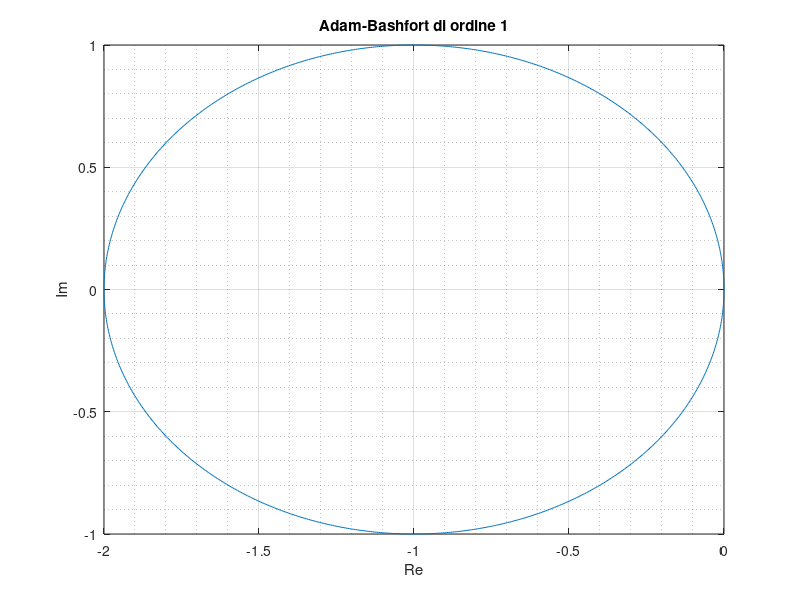
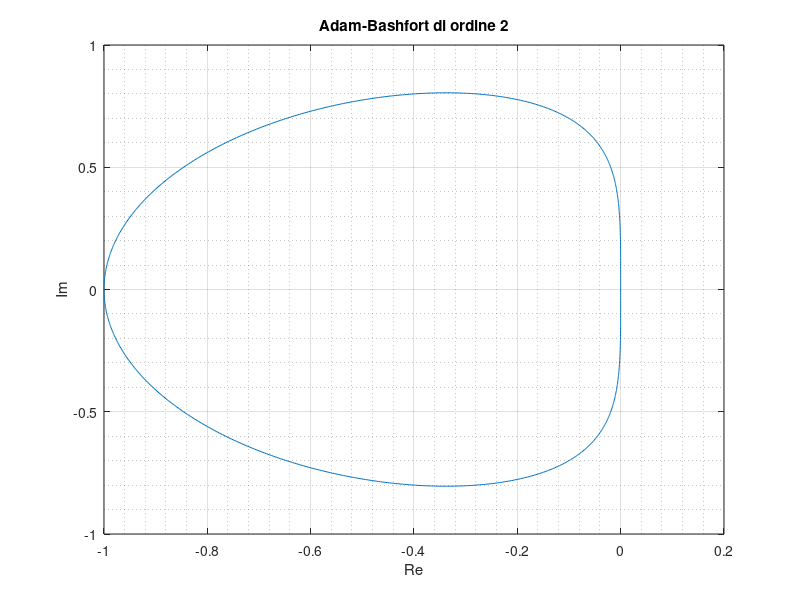
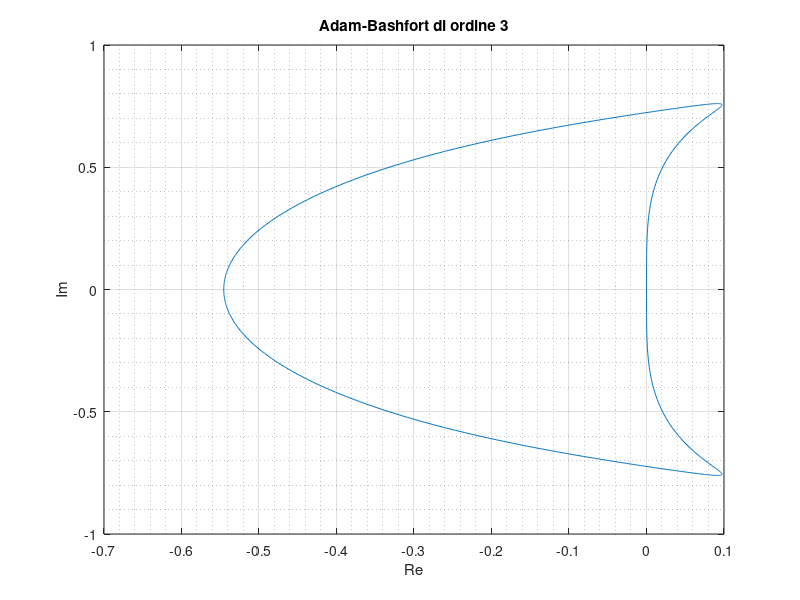

The MATLAB script that drew these images, in order:
clear
close all

%% Adam-Bashford ordine 1

% ro(x) = x - 1;
% sigma(x) = 1;

f = @(Z) Z-1;

theta = linspace(0, 2*pi, 1000);
Z = exp(1).^(1i*theta);
F = f(Z);

figure(1)
plot(F)
grid on
grid minor
title('Adam-Bashfort di ordine 1')
xlabel('Re')
ylabel('Im')

%% Adam-Bashford ordine 2

% ro(x) = x^2 - x;
% sigma(x) = 3/2 x - 1/2;

f = @(Z) (Z.^2-Z)./(3/2*Z-1/2);

theta = linspace(0, 2*pi, 1000);
Z = exp(1).^(1i*theta);
F = f(Z);

figure(2)
plot(F)
grid on
grid minor
title('Adam-Bashfort di ordine 2')
xlabel('Re')
ylabel('Im')

%% Adam-Bashford ordine 3

% ro(x) = x^3 - x^2;
% sigma(x) = 23/12 x^2 - 16/12 x + 5/12;

f = @(Z) (Z.^3-Z.^2)./(23/12*Z.^2-16/12*Z+5/12);

theta = linspace(0, 2*pi, 1000);
Z = exp(1).^(1i*theta);
F = f(Z);

figure(3)
plot(F)
grid on
grid minor
title('Adam-Bashfort di ordine 3')
xlabel('Re')
ylabel('Im')